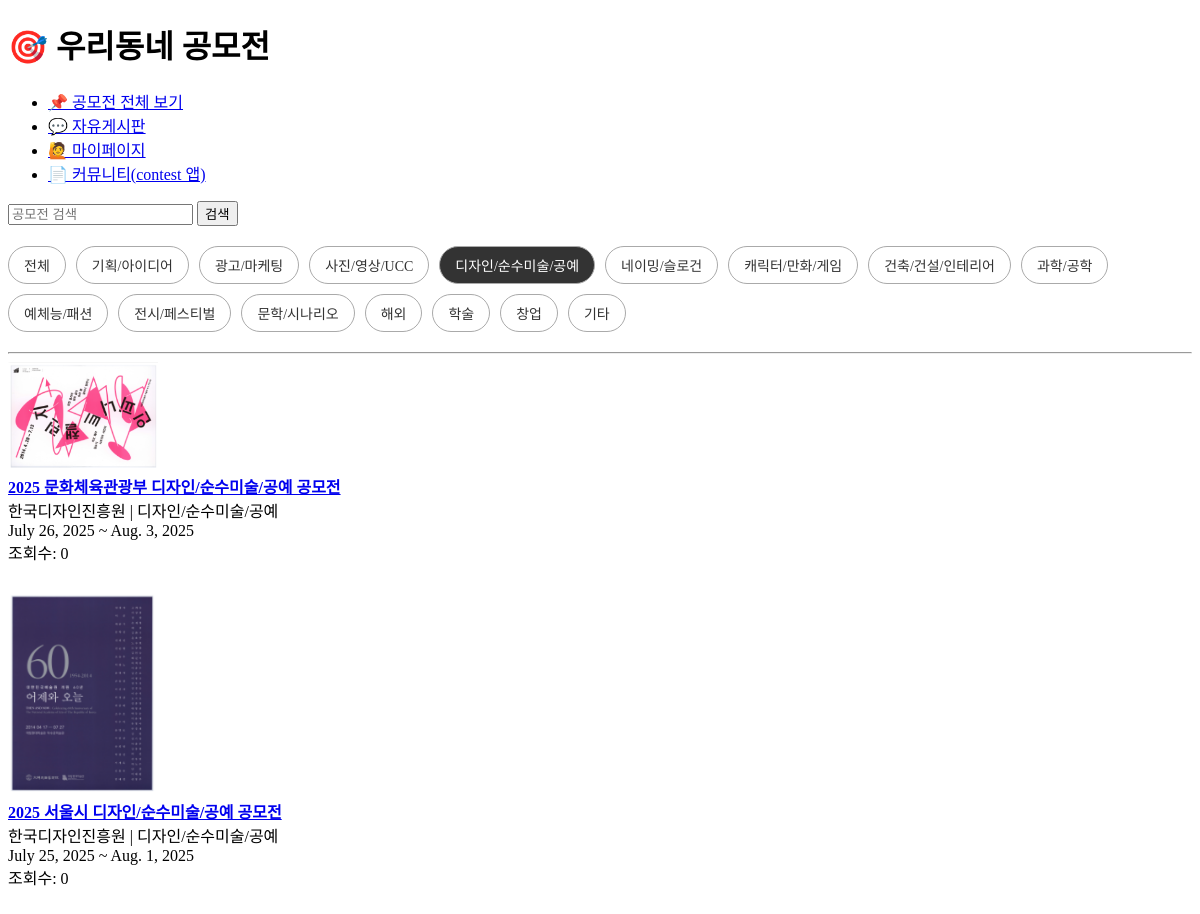
/?category=디자인/순수미술/공예, run on the app's committed database.
### poster/models.py (models this page shows, shortened)
class Poster(models.Model):
    title = models.CharField(max_length=200)  # 공모전 제목
    d_day = models.CharField(max_length=50)   # 디데이 표시
    image = models.ImageField(upload_to='poster_images/')  # 포스터 이미지
    organization = models.CharField(max_length=100)  # 주최
    company_type = models.CharField(max_length=100)  # 기업형태
    target = models.CharField(max_length=100)        # 참여대상
    prize = models.CharField(max_length=100)         # 시상규모
    start_date = models.DateField()                  # 시작일
    end_date = models.DateField()                    # 마감일
    website = models.URLField()                      # 홈페이지 링크
    benefits = models.TextField()                    # 활동혜택
    category = models.CharField(max_length=100)      # 공모분야
    extra = models.TextField(blank=True, null=True)  # 추가혜택
    description = models.TextField()                 # 상세내용
    category_id = models.IntegerField(null=True, blank=True)  #카테고리 id
    created_at = models.DateTimeField(auto_now_add=True)  # 생성일시
    views = models.IntegerField(default=0)   #조회수 저장

### poster/views.py (the view)
# urls.py: 2. Add a URL to urlpatterns:  path('', views.home, name='home')
def home(request):
    query = request.GET.get('q', '')
    selected_category = request.GET.get('category', '')
    posters = Poster.objects.all()
    if query:
        posters = posters.filter(
            Q(title__icontains=query) |
            Q(organization__icontains=query) |
            Q(description__icontains=query)
        )
    if selected_category:
        posters = posters.filter(category=selected_category)
    categories = Poster.objects.values_list('category', flat=True).distinct()
    return render(request, 'home/main.html', {
        'posters': posters.order_by('-id'),
        'query': query,
        'selected_category': selected_category,
        'categories': categories
    })

### home/templates/home/main.html (shortened to what this page needs)
<!DOCTYPE html>
<html lang="ko">
<head>
</head>
<body>
  <h1>🎯 우리동네 공모전</h1>
  <ul>
    <li><a href="/poster/">📌 공모전 전체 보기</a></li>
    <li><a href="/freeboard/">💬 자유게시판</a></li>
    <li><a href="/mypage/">🙋 마이페이지</a></li>
    <li><a href="/contest/">📄 커뮤니티(contest 앱)</a></li>
  </ul>
  <form method="get">
    <input type="text" name="q" placeholder="공모전 검색" value="{{ query }}">
    <button type="submit">검색</button>
  </form>
  <div class="category-buttons">
    <a href="/" class="{% if not selected_category %}active{% endif %}">전체</a>
    {% for c in categories %}
      <a href="/?category={{ c }}" class="{% if selected_category == c %}active{% endif %}">{{ c }}</a>
    {% endfor %}
  </div>
  <hr>
  {% for p in posters %}
    <div style="margin-bottom:30px;">
      <a href="{% url 'poster:poster_detail' p.pk %}">
        {% if p.image %}
          <img src="{{ p.image.url }}" width="150"><br>
        {% endif %}
        <strong>{{ p.title }}</strong>
      </a><br>
      {{ p.organization }} | {{ p.category }}<br>
      {{ p.start_date }} ~ {{ p.end_date }}<br>
      조회수: {{ p.views }}
    </div>
  {% empty %}
    <p>공모전이 없습니다.</p>
  {% endfor %}
</body>
</html>

### home/templates/home/main.html (style rules this page uses)
.category-buttons { margin: 20px 0; display: flex; flex-wrap: wrap; gap: 10px; }
.category-buttons a { padding: 8px 15px; border: 1px solid #aaa; border-radius: 20px; text-decoration: none; color: #333; font-size: 14px; }
.category-buttons a.active { background: #333; color: white; font-size: bold; }

### data on the page
Poster: image (picture), title "2025 문화체육관광부 디자인/순수미술/공예 공모전", organization "한국디자인진흥원", category "디자인/순수미술/공예", start_date "July 26, 2025", end_date "Aug. 3, 2025", views "0"
Poster: image (picture), title "2025 서울시 디자인/순수미술/공예 공모전", organization "한국디자인진흥원", category "디자인/순수미술/공예", start_date "July 25, 2025", end_date "Aug. 1, 2025", views "0"

### other printed values
{{ c }} "기획/아이디어" "광고/마케팅" "사진/영상/UCC" "디자인/순수미술/공예" "네이밍/슬로건" "캐릭터/만화/게임" "건축/건설/인테리어" "과학/공학" "예체능/패션" "전시/페스티벌" "문학/시나리오" "해외" "학술" "창업" "기타"
